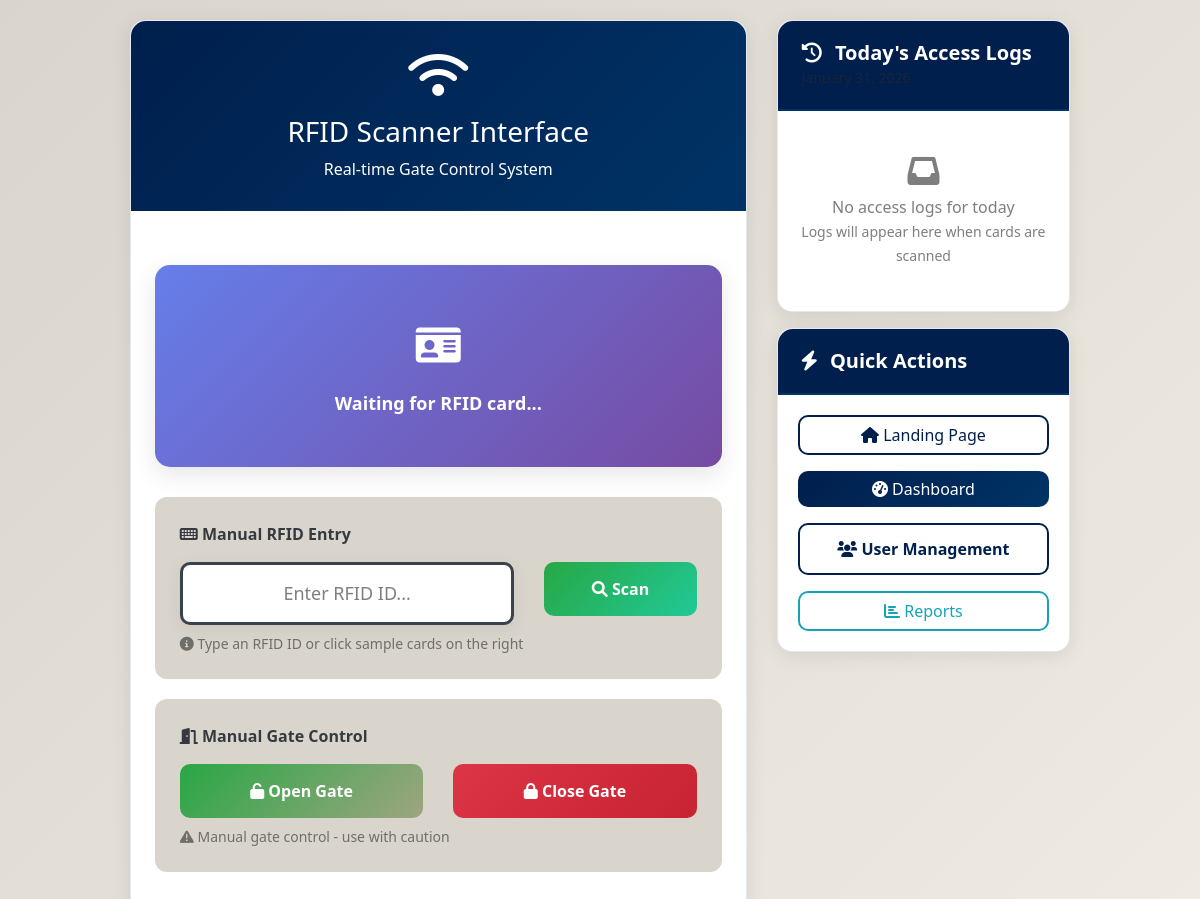
Before: /rfid_scanner.php with the older database file.
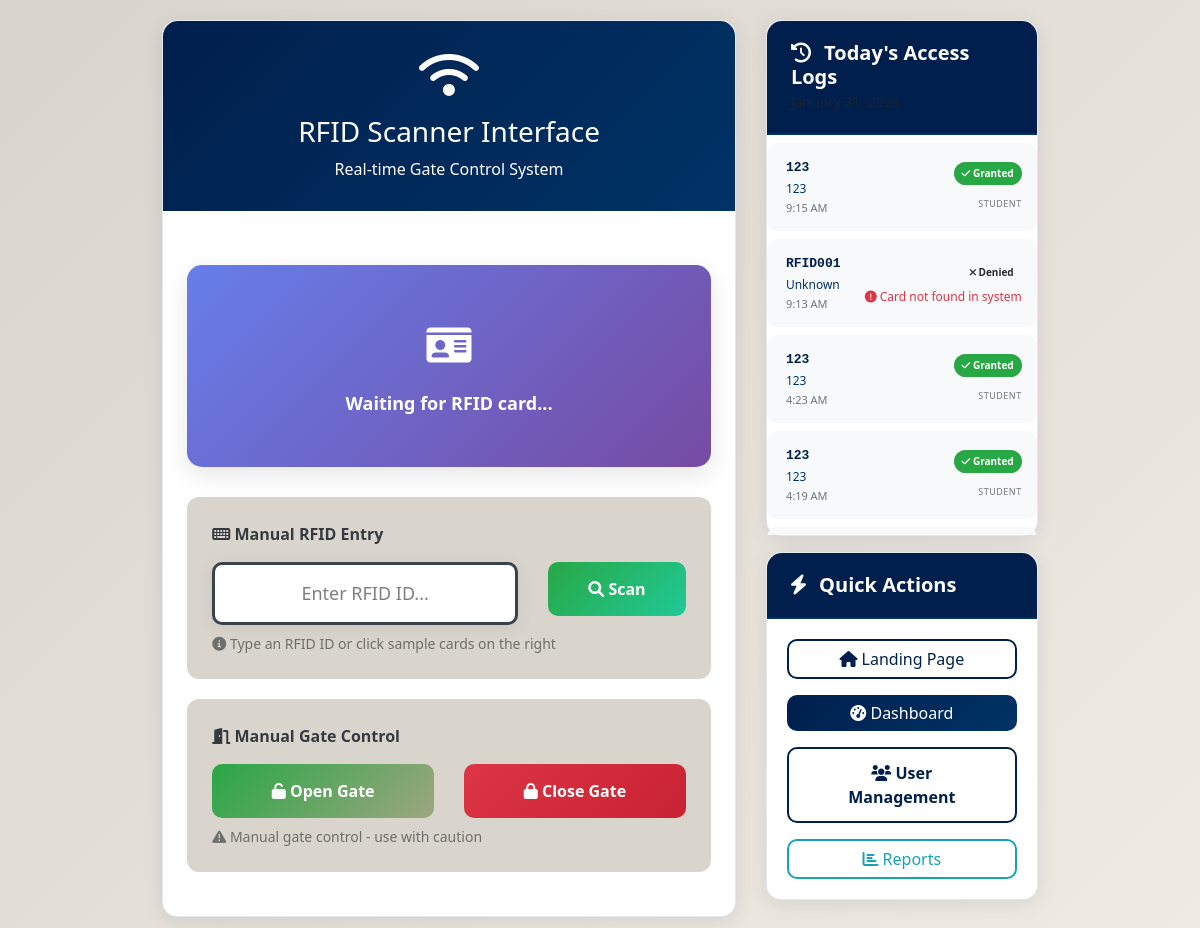
After: the same page with the newer database file.
### tables this page shows
CREATE TABLE `access_logs` (
  `id` int(11) UNSIGNED NOT NULL,
  `rfid_id` varchar(50) NOT NULL,
  `card_id` int(11) UNSIGNED DEFAULT NULL,
  `full_name` varchar(100) DEFAULT NULL,
  `access_result` enum('granted','denied') NOT NULL,
  `denial_reason` varchar(100) DEFAULT NULL,
  `access_type` enum('time_in','time_out') DEFAULT NULL,
  `gate_location` varchar(50) DEFAULT 'main_gate',
  `access_timestamp` timestamp NOT NULL DEFAULT current_timestamp(),
  `ip_address` varchar(45) DEFAULT NULL
);

CREATE TABLE `rfid_cards` (
  `id` int(11) UNSIGNED NOT NULL,
  `rfid_id` varchar(50) NOT NULL,
  `full_name` varchar(100) NOT NULL,
  `role` enum('student','teacher','staff','visitor') NOT NULL,
  `plate_number` varchar(20) DEFAULT NULL,
  `status` enum('active','inactive','suspended') DEFAULT 'active',
  `created_by` int(11) UNSIGNED DEFAULT NULL,
  `created_at` timestamp NOT NULL DEFAULT current_timestamp(),
  `updated_at` timestamp NOT NULL DEFAULT current_timestamp() ON UPDATE current_timestamp()
);

### rfid_scanner.php (the view, shortened to what this page needs)
<?php
$conn = getConnection();
$todayLogsQuery = "
    SELECT al.*, rc.full_name, rc.role, rc.plate_number
    FROM access_logs al
    LEFT JOIN rfid_cards rc ON al.card_id = rc.id
    WHERE DATE(al.access_timestamp) = CURDATE()
    ORDER BY al.access_timestamp DESC
    LIMIT 5
";
$todayLogsResult = mysqli_query($conn, $todayLogsQuery);
?>
<!DOCTYPE html>
<html lang="en">
<head>
    <link href="https://cdn.jsdelivr.net/npm/bootstrap@4.6.2/dist/css/bootstrap.min.css" rel="stylesheet">
    <link href="https://cdnjs.cloudflare.com/ajax/libs/font-awesome/6.0.0/css/all.min.css" rel="stylesheet">
    <link href="assets/css/enhanced-app.css" rel="stylesheet">
</head>
<body>
    <div class="scanner-container">
        <div class="row">
            <div class="col-lg-8">
                <div class="main-scanner-panel">
                    <div class="scanner-header">
                        <i class="fas fa-wifi fa-3x mb-3"></i>
                        <h3>RFID Scanner Interface</h3>
                        <p class="mb-0">Real-time Gate Control System</p>
                    </div>
                    <div class="p-4">
                        <div class="rfid-display" id="rfidDisplay">
                            <div id="statusIcon" class="status-icon-large">
                                <i class="fas fa-id-card"></i>
                            </div>
                            <div id="statusText" class="status-text">
                                Waiting for RFID card...
                            </div>
                        </div>
                        <div class="input-section">
                            <label class="font-weight-bold text-dark mb-3">
                                <i class="fas fa-keyboard"></i> Manual RFID Entry
                            </label>
                            <div class="row">
                                <div class="col-8">
                                    <input type="text" class="form-control rfid-input" id="manualRFID"
                                           placeholder="Enter RFID ID...">
                                </div>
                                <div class="col-4">
                                    <button class="btn btn-scan" onclick="scanManualRFID()">
                                        <i class="fas fa-search"></i> Scan
                                    </button>
                                </div>
                            </div>
                            <small class="text-muted mt-2 d-block">
                                <i class="fas fa-info-circle"></i>
                                Type an RFID ID or click sample cards on the right
                            </small>
                        </div>
                        <div class="input-section">
                            <label class="font-weight-bold text-dark mb-3">
                                <i class="fas fa-door-open"></i> Manual Gate Control
                            </label>
                            <div class="row">
                                <div class="col-6">
                                    <button class="btn btn-success btn-block" onclick="sendManualCommand('manualopen')" id="openBtn">
                                        <i class="fas fa-unlock"></i> Open Gate
                                    </button>
                                </div>
                                <div class="col-6">
                                    <button class="btn btn-danger btn-block" onclick="sendManualCommand('manualclose')" id="closeBtn">
                                        <i class="fas fa-lock"></i> Close Gate
                                    </button>
                                </div>
                            </div>
                            <small class="text-muted mt-2 d-block">
                                <i class="fas fa-exclamation-triangle"></i>
                                Manual gate control - use with caution
                            </small>
                        </div>
                    </div>
                </div>
            </div>
            <div class="col-lg-4">
                <div class="card">
                    <div class="card-header" style="background: #001F4D; color: #001F4D; border-bottom: 2px solid #003366;">
                        <h5><i class="fas fa-history"></i> Today's Access Logs</h5>
                        <small class="text-muted"><?= date('F d, Y') ?></small>
                    </div>
                    <div class="card-body p-0">
                        <div class="today-logs">
                            <?php if (mysqli_num_rows($todayLogsResult) > 0): ?>
                                <?php while ($log = mysqli_fetch_assoc($todayLogsResult)): ?>
                                <div class="log-item">
                                    <div class="log-info">
                                        <div class="log-rfid"><?= htmlspecialchars($log['rfid_id']) ?></div>
                                        <div class="log-name"><?= htmlspecialchars($log['full_name'] ?? 'Unknown') ?></div>
                                        <div class="log-time"><?= date('g:i A', strtotime($log['access_timestamp'])) ?></div>
                                    </div>
                                    <div class="log-status">
                                        <span class="log-result <?= $log['access_result'] === 'granted' ? 'result-granted' : 'result-denied' ?>">
                                            <i class="fas fa-<?= $log['access_result'] === 'granted' ? 'check' : 'times' ?>"></i>
                                            <?= ucfirst($log['access_result']) ?>
                                        </span>
                                        <?php if ($log['role']): ?>
                                            <small class="log-role"><?= ucfirst($log['role']) ?></small>
                                        <?php endif; ?>
                                        <?php if ($log['denial_reason']): ?>
                                            <small class="text-danger d-block mt-1" style="font-size: 0.75rem;">
                                                <i class="fas fa-exclamation-circle"></i> <?= htmlspecialchars($log['denial_reason']) ?>
                                            </small>
                                        <?php endif; ?>
                                    </div>
                                </div>
                                <?php endwhile; ?>
                            <?php else: ?>
                                <div class="no-logs">
                                    <div class="text-center py-4">
                                        <i class="fas fa-inbox fa-2x text-muted mb-2"></i>
                                        <p class="text-muted mb-0">No access logs for today</p>
                                        <small class="text-muted">Logs will appear here when cards are scanned</small>
                                    </div>
                                </div>
                            <?php endif; ?>
                        </div>
                    </div>
                </div>
                <div class="card mt-3">
                    <div class="card-header" style="background: #001F4D; color: #001F4D; border-bottom: 2px solid #003366;">
                        <h5 class="text-white"><i class="fas fa-bolt"></i> Quick Actions</h5>
                    </div>
                    <div class="card-body">
                        <div class="d-grid gap-2">
                            <a href="index.php" class="btn btn-outline-primary">
                                <i class="fas fa-home"></i> Landing Page
                            </a>
                            <a href="index.php?page=dashboard" class="btn btn-primary">
                                <i class="fas fa-tachometer-alt"></i> Dashboard
                            </a>
                            <a href="index.php?page=rfid" class="btn btn-outline-secondary">
                                <i class="fas fa-users"></i> User Management
                            </a>
                            <a href="index.php?page=reports" class="btn btn-outline-info">
                                <i class="fas fa-chart-bar"></i> Reports
                            </a>
                        </div>
                    </div>
                </div>
        </div>
    </div>
</body>
</html>

### assets/css/enhanced-app.css (style rules this page uses)
:root { --primary-dark: #3A434C; --success-green: #9EA580; --text-dark: #272929; --panel-bg: #C5BBB7; --page-bg: #DAD5CC; --white: #ffffff; --danger: #dc3545; --warning: #ffc107; --info: #17a2b8; --holy-navy: #001F4D; --holy-navy-light: #003366; --holy-navy-dark: #001133; --holy-white: #FFFFFF; --holy-silver: #F8F9FA; --holy-light-blue: #E3F2FD; --brand-primary: var(--holy-navy); --brand-accent: var(--holy-white); --brand-secondary: var(--holy-navy-light); --brand-success: var(--success-green); --brand-light: var(--holy-silver); --gradient-primary: linear-gradient(135deg, var(--holy-navy) 0%, var(--holy-navy-light) 100%); --gradient-accent: linear-gradient(135deg, var(--holy-white) 0%, var(--holy-silver) 100%); --gradient-secondary: linear-gradient(135deg, var(--holy-navy-light) 0%, var(--holy-navy) 100%); --gradient-light: linear-gradient(135deg, var(--holy-light-blue) 0%, var(--holy-white) 100%); }
* { box-sizing: border-box; }
html, body { margin: 0; padding: 0; overflow-x: hidden; width: 100%; }
body { background: var(--gradient-light); font-family: 'Segoe UI', Tahoma, Geneva, Verdana, sans-serif; display: flex; min-height: 100vh; }
.card, .stat-card, .table-container { background: var(--white); border-radius: 15px; box-shadow: 0 4px 20px rgba(102, 51, 153, 0.1); border: 1px solid rgba(197, 187, 183, 0.2); transition: all 0.3s ease; }
.card-header { background: var(--gradient-primary); color: var(--holy-white); border-bottom: 1px solid rgba(0, 31, 77, 0.1); border-radius: 15px 15px 0 0 !important; font-weight: 600; padding: 1.25rem 1.5rem; }
.card-header h5 { margin: 0; font-weight: 600; color: var(--holy-white); }
.card-header h5 i { color: var(--holy-white); margin-right: 0.5rem; }
.btn { border-radius: 10px; font-weight: 500; transition: all 0.3s ease; border: none; position: relative; overflow: hidden; }
.btn::before { content: ''; position: absolute; top: 50%; left: 50%; width: 0; height: 0; background: rgba(255, 255, 255, 0.2); border-radius: 50%; transform: translate(-50%, -50%); transition: all 0.3s ease; }
.btn-primary { background: var(--gradient-primary); color: var(--white); }
.btn-success { background: linear-gradient(135deg, #28a745 0%, var(--brand-success) 100%); color: var(--white); }
.btn-outline-primary { color: var(--brand-primary); background: transparent; }
.btn-outline-secondary { border: 2px solid var(--primary-dark); color: var(--primary-dark); background: transparent; }
.form-control { border-radius: 10px; border: 2px solid rgba(197, 187, 183, 0.5); background-color: var(--white); color: var(--text-dark); transition: all 0.3s ease; padding: 0.75rem 1rem; height: auto; min-height: 45px; }
.form-control::placeholder { color: rgba(39, 41, 41, 0.6); }

### assets/css/app.css (style rules this page uses)
:root { --primary-dark: #3A434C; --success-green: #9EA580; --text-dark: #272929; --panel-bg: #C5BBB7; --page-bg: #DAD5CC; --white: #ffffff; --danger: #dc3545; --warning: #ffc107; --info: #17a2b8; }
body { background-color: var(--page-bg); color: var(--text-dark); font-family: 'Segoe UI', Tahoma, Geneva, Verdana, sans-serif; display: flex; min-height: 100vh; margin: 0; padding: 0; }
.card { background-color: var(--white); box-shadow: 0 2px 15px rgba(58, 67, 76, 0.1); border: 1px solid rgba(197, 187, 183, 0.3); border-radius: 12px; }
.card-header { background-color: var(--panel-bg); color: var(--text-dark); border-bottom: 1px solid rgba(58, 67, 76, 0.1); border-radius: 12px 12px 0 0 !important; font-weight: 600; }
.btn { border-radius: 8px; font-weight: 500; transition: all 0.3s ease; border: none; }
.btn-primary { background: linear-gradient(135deg, var(--primary-dark), #2d3640); color: var(--white); }
.btn-success { background: linear-gradient(135deg, #28a745, #20c997); color: var(--white); }
.btn-danger { background: linear-gradient(135deg, var(--danger), #c82333); color: var(--white); }
.btn-outline-primary { border: 2px solid var(--primary-dark); color: var(--primary-dark); }
.btn-outline-secondary { border: 2px solid var(--panel-bg); color: var(--text-dark); }
.form-control { border-radius: 8px; border: 2px solid rgba(197, 187, 183, 0.5); background-color: var(--white); color: var(--text-dark); transition: border-color 0.15s ease-in-out, box-shadow 0.15s ease-in-out; }
.form-control::placeholder { color: rgba(39, 41, 41, 0.6); }
.text-muted { color: rgba(39, 41, 41, 0.6) !important; }
.text-danger { color: var(--danger) !important; }

Changed rows visible on the page:
added access_logs: rfid "123", card.full_name "123", access_timestamp "9:15 AM", access_result "Granted", card.role "STUDENT"
added access_logs: rfid "RFID001", full_name "Unknown", access_timestamp "9:13 AM", access_result "Denied", denial_reason "Card not found in system"
added access_logs: rfid "123", card.full_name "123", access_timestamp "4:23 AM", access_result "Granted", card.role "STUDENT"
added access_logs: rfid "123", card.full_name "123", access_timestamp "4:19 AM", access_result "Granted", card.role "STUDENT"
Other visible differences:
text no longer shown: "No access logs for today Logs will appear here when cards are scanned"
